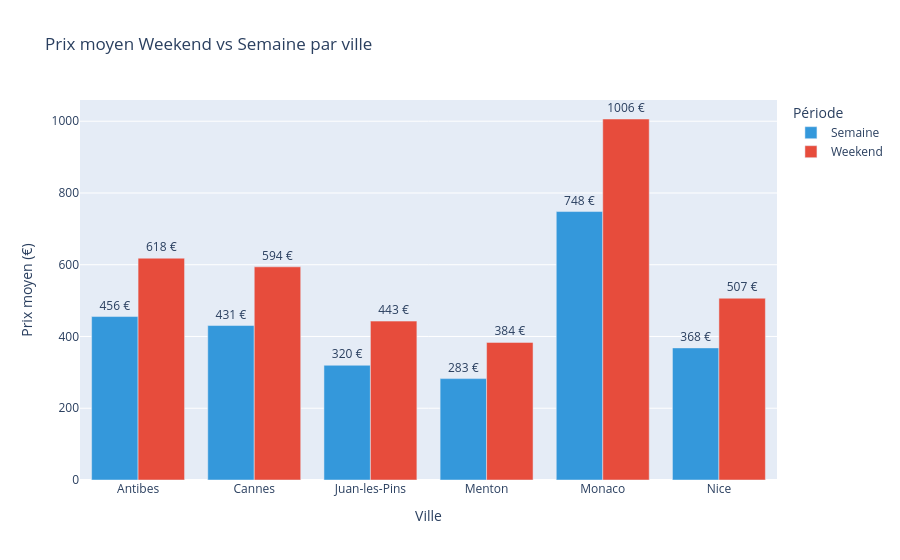

Here is the notebook cell this chart was saved with:
### Code cell
# Visualisation 3 — Weekend vs Semaine par ville
prix_weekend = df.groupby(['ville', 'weekend'])['prix_nuit'].mean().round(2).reset_index()
prix_weekend['periode'] = prix_weekend['weekend'].map({True: 'Weekend', False: 'Semaine'})

fig3 = px.bar(
    prix_weekend,
    x='ville',
    y='prix_nuit',
    color='periode',
    barmode='group',
    title='Prix moyen Weekend vs Semaine par ville',
    color_discrete_map={'Weekend': '#E74C3C', 'Semaine': '#3498DB'},
    text='prix_nuit'
)
fig3.update_traces(texttemplate='%{text:.0f} €', textposition='outside')
fig3.update_layout(
    yaxis_title="Prix moyen (€)",
    xaxis_title="Ville",
    legend_title="Période"
)
fig3.show()

### Figure 1 — Plotly figure (JSON) as saved in the notebook; plotly's stock layout.template omitted (floating-point values rounded to 4 significant figures)
{"data": [{"alignmentgroup": "True", "hovertemplate": "periode=Semaine<br>ville=%{x}<br>prix_nuit=%{text}<extra></extra>", "legendgroup": "Semaine", "marker": {"color": "#3498DB", "pattern": {"shape": ""}}, "name": "Semaine", "offsetgroup": "Semaine", "orientation": "v", "showlegend": true, "text": [455.5, 430.5, 319.7, 282.6, 748.2, 368.2], "textposition": "outside", "texttemplate": "%{text:.0f} €", "type": "bar", "x": ["Antibes", "Cannes", "Juan-les-Pins", "Menton", "Monaco", "Nice"], "xaxis": "x", "y": [455.5, 430.5, 319.7, 282.6, 748.2, 368.2], "yaxis": "y"}, {"alignmentgroup": "True", "hovertemplate": "periode=Weekend<br>ville=%{x}<br>prix_nuit=%{text}<extra></extra>", "legendgroup": "Weekend", "marker": {"color": "#E74C3C", "pattern": {"shape": ""}}, "name": "Weekend", "offsetgroup": "Weekend", "orientation": "v", "showlegend": true, "text": [618.2, 594.1, 442.8, 383.5, 1006.0, 506.7], "textposition": "outside", "texttemplate": "%{text:.0f} €", "type": "bar", "x": ["Antibes", "Cannes", "Juan-les-Pins", "Menton", "Monaco", "Nice"], "xaxis": "x", "y": [618.2, 594.1, 442.8, 383.5, 1006.0, 506.7], "yaxis": "y"}], "layout": {"barmode": "group", "legend": {"title": {"text": "Période"}, "tracegroupgap": 0}, "title": {"text": "Prix moyen Weekend vs Semaine par ville"}, "xaxis": {"anchor": "y", "domain": [0, 1], "title": {"text": "Ville"}}, "yaxis": {"anchor": "x", "domain": [0, 1], "title": {"text": "Prix moyen (€)"}}}}
